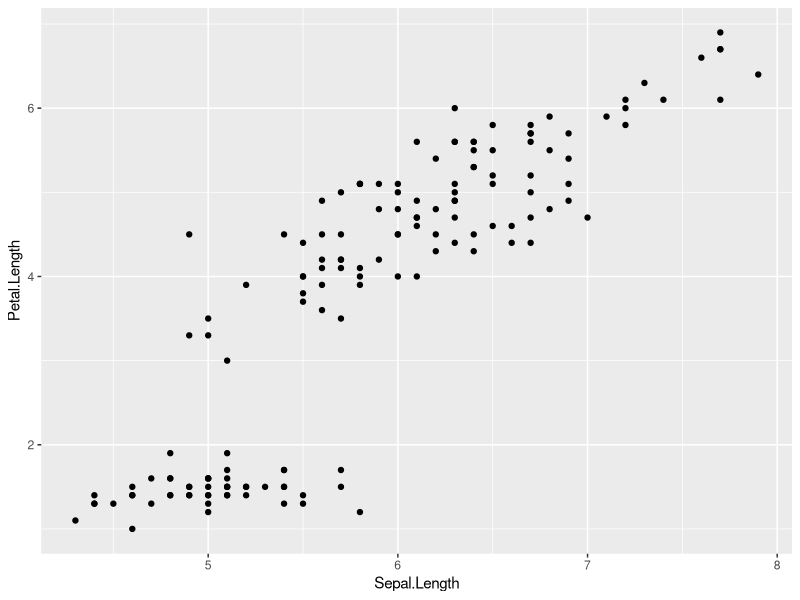
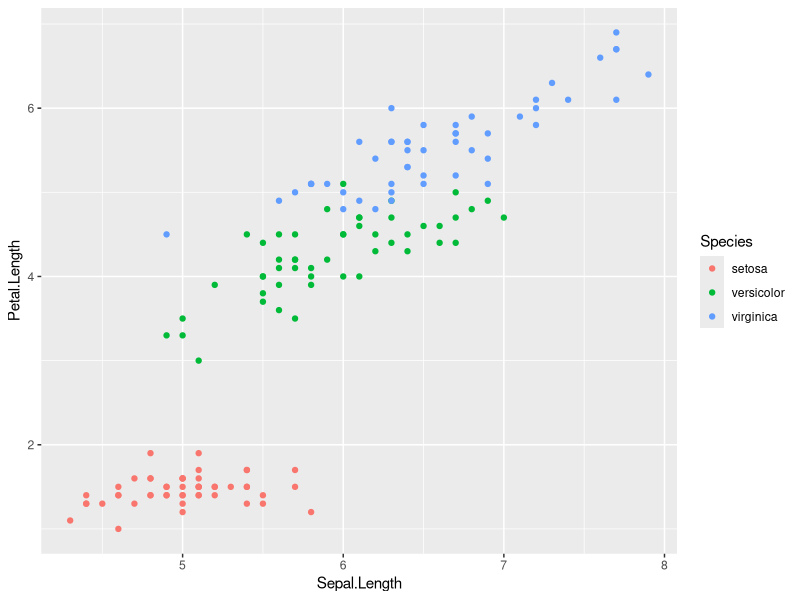
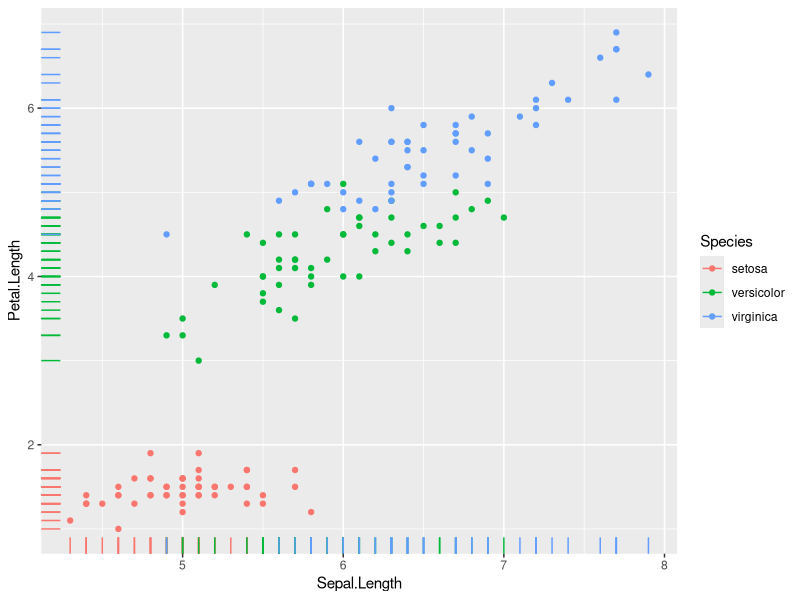
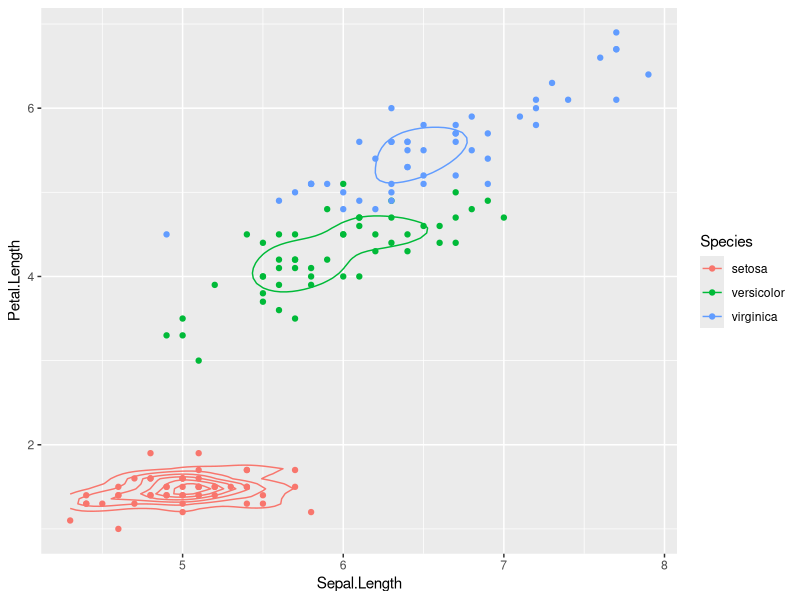
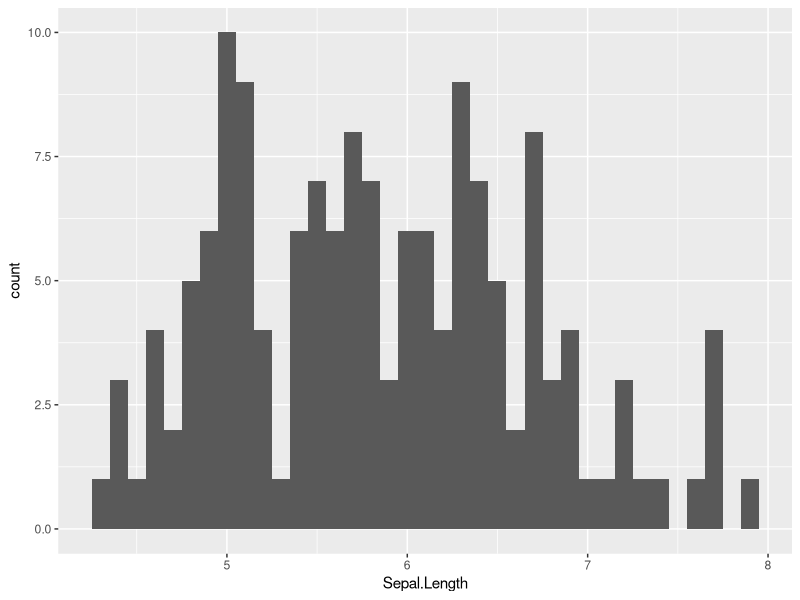
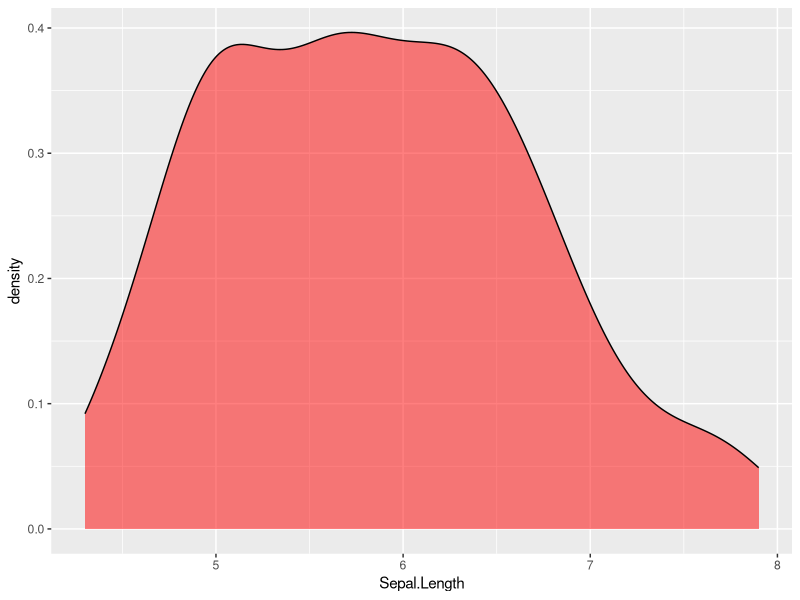
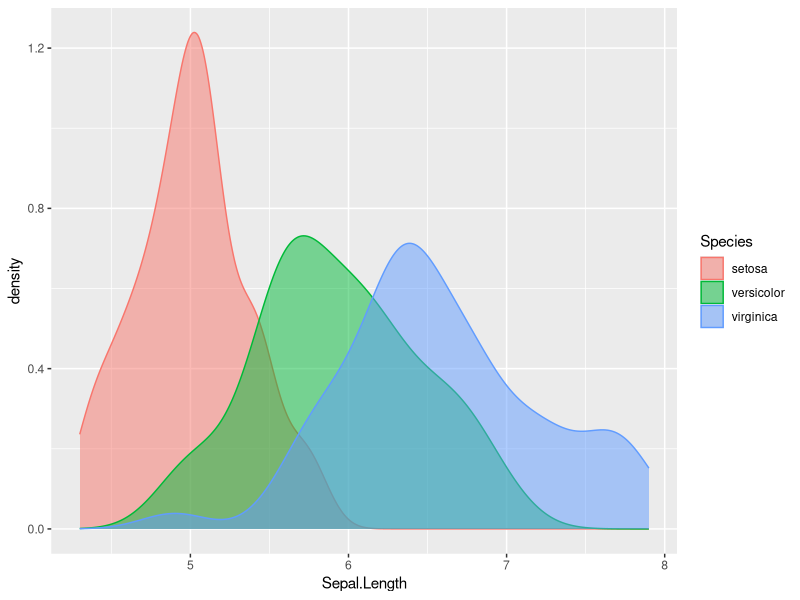
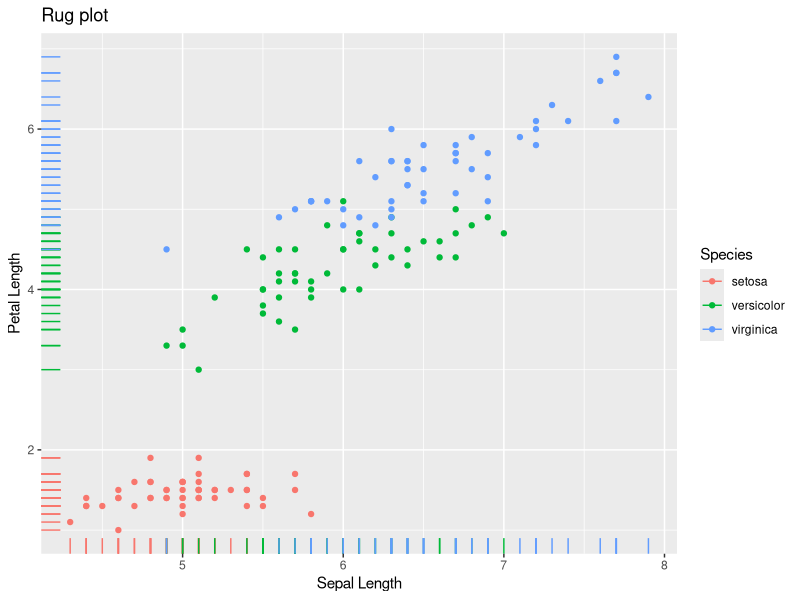

These charts were generated, in order, by the following R code:
## ---- chunk 1
library(ggplot2)
data(iris)
## ---- chunk 2
head(iris)
summary(iris)
## ---- chunk 3
g<- ggplot(iris,aes(Sepal.Length,Petal.Length))
g + geom_point() # Simple point plot
## ---- chunk 4
g<- ggplot(iris,aes(Sepal.Length,Petal.Length,color=Species)) # 種類別に色を付ける
g + geom_point() # 同じgeom_pointだけど色が変わる点を説明
## ---- chunk 5
g<- ggplot(iris,aes(Sepal.Length,Petal.Length,color=Species))
g + geom_point() + geom_rug()　# 時々rug plotも見るので、簡単に追加できる例として
## ---- chunk 6
g<- ggplot(iris,aes(Sepal.Length,Petal.Length,color=Species))
g + geom_point() + geom_density2d()　# こんなのも描けるよ、的な例。
## ---- chunk 7
ggplot(iris, aes(x=Sepal.Length)) + geom_histogram(binwidth=0.1)

ggplot(iris, aes(x=Sepal.Length)) + geom_density(fill=rgb(1,0,0,0.5))

ggplot(iris, aes(x=Sepal.Length)) +
  geom_density(aes(col=Species,fill=Species), alpha=0.5)

## ---- chunk 8
g<- ggplot(iris,aes(Sepal.Length,Petal.Length,color=Species))
g + geom_point() + geom_rug()　+
  ggtitle("Rug plot") +  # タイトル
  xlab("Sepal Length") +
  ylab("Petal Length")
## ---- chunk 9
g <- ggplot(iris,aes(Species,Sepal.Length,color=Species))
g + geom_boxplot()  # geom_boxplot()に変えるだけ
## ---- chunk 10
ggplot(iris,aes(Species,Sepal.Length,color=Species)) + geom_boxplot() + theme(axis.text.y=element_text(size=25), axis.text.x=element_text(angle=45, hjust=1, size=15), title=element_text(size=25))

## ---- chunk 11
g <- ggplot(iris,aes(Species,Sepal.Length,color=Species))
g + geom_boxplot() +
  coord_flip() # 横に変換
## ---- chunk 12
g <- ggplot(iris,aes(Species,Sepal.Length,color=Species))
g + geom_boxplot() + geom_jitter()　
## ---- chunk 13

g <- ggplot(iris,aes(Species)) 
g + geom_bar()

g <- ggplot(iris,aes(Species,col=Species,fill=Species)) 
g + geom_bar()


## ---- chunk 14
#install.packages("ggthemes")
library(ggthemes)
## ---- chunk 15
g<- ggplot(iris,aes(Sepal.Length,Petal.Length,color=Species))
g + geom_point() + geom_rug()　+
  ggtitle("Rug plot") +  # タイトル
  xlab("Sepal Length") +
  ylab("Petal Length") +
  theme_wsj() + # Wall Street Journal 風
  scale_colour_wsj() # ポイントの色もWSJ風になる

## ---- chunk 16

g<- ggplot(iris,aes(Species,Sepal.Length,color=Species))
g + geom_boxplot() + geom_dotplot(binwidth= 0.07,binaxis="y",stackdir="center")


g<- ggplot(iris,aes(Species,Sepal.Length,color=Species,fill=Species))
g + geom_boxplot() + geom_dotplot(binwidth= 0.07,binaxis="y",stackdir="center")

#いい感じバージョン
g<- ggplot(iris,aes(Species,Sepal.Length,color=Species))
g + geom_boxplot() + geom_dotplot(aes(fill=Species),binwidth= 0.07,binaxis="y",stackdir="center")

